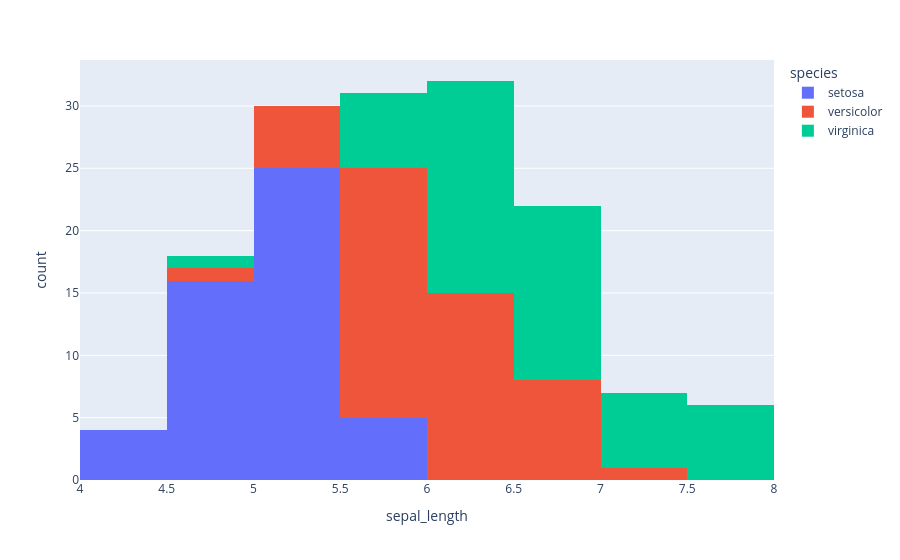

This figure's notebook cell:
### Markdown cell above
# Plot 6 Histogram

### Code cell
# histogram
fig6 = px.histogram(df, x='sepal_length', color = 'species')
fig6.show()

### Figure 1 — Plotly figure (JSON) as saved in the notebook; plotly's stock layout.template omitted (floating-point values rounded to 4 significant figures)
{"data": [{"bingroup": "x", "hovertemplate": "species=setosa<br>sepal_length=%{x}<br>count=%{y}<extra></extra>", "legendgroup": "setosa", "marker": {"color": "#636efa", "pattern": {"shape": ""}}, "name": "setosa", "orientation": "v", "showlegend": true, "type": "histogram", "x": [5.1, 4.9, 4.7, 4.6, 5.0, 5.4, 4.6, 5.0, 4.4, 4.9, 5.4, 4.8, 4.8, 4.3, 5.8, 5.7, 5.4, 5.1, 5.7, 5.1, 5.4, 5.1, 4.6, 5.1, 4.8, 5.0, 5.0, 5.2, 5.2, 4.7, 4.8, 5.4, 5.2, 5.5, 4.9, 5.0, 5.5, 4.9, 4.4, 5.1, 5.0, 4.5, 4.4, 5.0, 5.1, 4.8, 5.1, 4.6, 5.3, 5.0], "xaxis": "x", "yaxis": "y"}, {"bingroup": "x", "hovertemplate": "species=versicolor<br>sepal_length=%{x}<br>count=%{y}<extra></extra>", "legendgroup": "versicolor", "marker": {"color": "#EF553B", "pattern": {"shape": ""}}, "name": "versicolor", "orientation": "v", "showlegend": true, "type": "histogram", "x": [7.0, 6.4, 6.9, 5.5, 6.5, 5.7, 6.3, 4.9, 6.6, 5.2, 5.0, 5.9, 6.0, 6.1, 5.6, 6.7, 5.6, 5.8, 6.2, 5.6, 5.9, 6.1, 6.3, 6.1, 6.4, 6.6, 6.8, 6.7, 6.0, 5.7, 5.5, 5.5, 5.8, 6.0, 5.4, 6.0, 6.7, 6.3, 5.6, 5.5, 5.5, 6.1, 5.8, 5.0, 5.6, 5.7, 5.7, 6.2, 5.1, 5.7], "xaxis": "x", "yaxis": "y"}, {"bingroup": "x", "hovertemplate": "species=virginica<br>sepal_length=%{x}<br>count=%{y}<extra></extra>", "legendgroup": "virginica", "marker": {"color": "#00cc96", "pattern": {"shape": ""}}, "name": "virginica", "orientation": "v", "showlegend": true, "type": "histogram", "x": [6.3, 5.8, 7.1, 6.3, 6.5, 7.6, 4.9, 7.3, 6.7, 7.2, 6.5, 6.4, 6.8, 5.7, 5.8, 6.4, 6.5, 7.7, 7.7, 6.0, 6.9, 5.6, 7.7, 6.3, 6.7, 7.2, 6.2, 6.1, 6.4, 7.2, 7.4, 7.9, 6.4, 6.3, 6.1, 7.7, 6.3, 6.4, 6.0, 6.9, 6.7, 6.9, 5.8, 6.8, 6.7, 6.7, 6.3, 6.5, 6.2, 5.9], "xaxis": "x", "yaxis": "y"}], "layout": {"barmode": "relative", "legend": {"title": {"text": "species"}, "tracegroupgap": 0}, "margin": {"t": 60}, "xaxis": {"anchor": "y", "domain": [0, 1], "title": {"text": "sepal_length"}}, "yaxis": {"anchor": "x", "domain": [0, 1], "title": {"text": "count"}}}}
